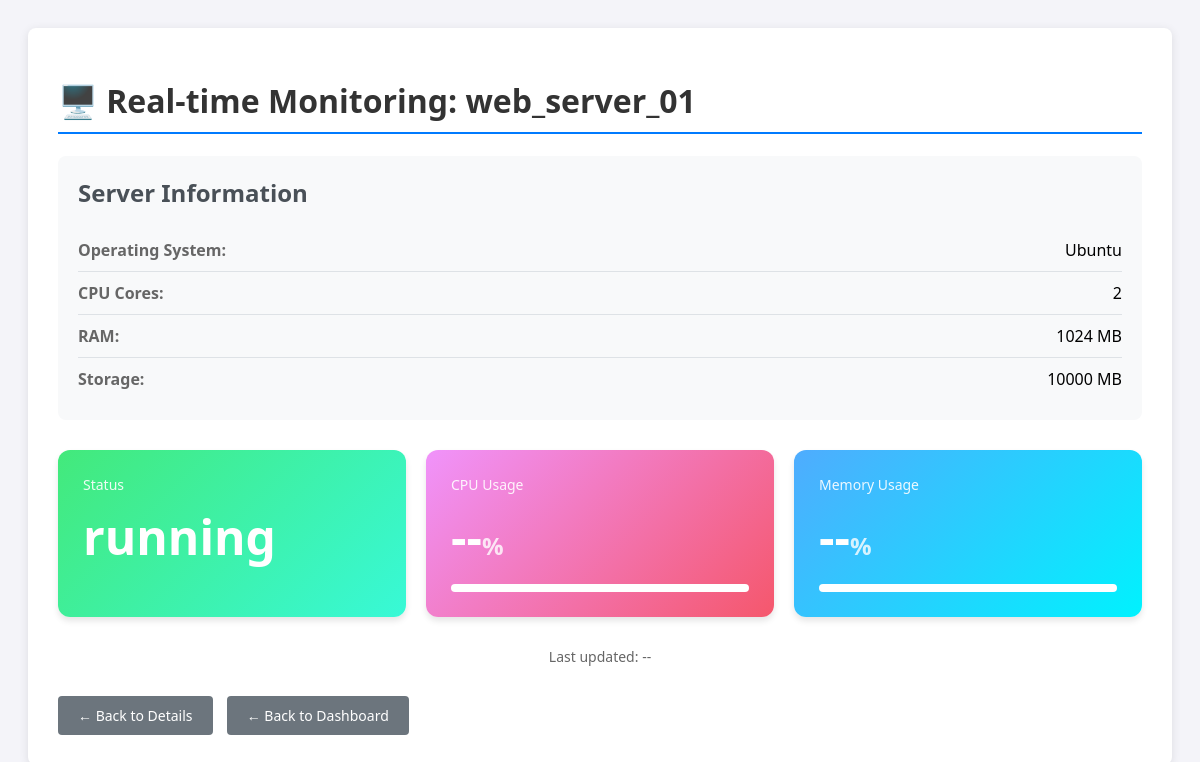
The app's page /vm/monitor/6 with its own data.
### tables this page shows
CREATE TABLE instances (
            id INTEGER PRIMARY KEY AUTOINCREMENT,
            name TEXT NOT NULL UNIQUE,
            os_type TEXT NOT NULL,
            cpu_cores INTEGER DEFAULT 1,
            ram_size INTEGER DEFAULT 1024,
            storage_size INTEGER DEFAULT 10000,
            ip_address TEXT,
            status TEXT DEFAULT 'stopped',
            vm_uuid TEXT,
            created_at TIMESTAMP DEFAULT CURRENT_TIMESTAMP
        );

### app.py (the view)
@app.route('/vm/monitor/<int:id>')
def vm_monitor(id):
    conn = get_db_connection()
    vm = conn.execute('SELECT * FROM instances WHERE id = ?', (id,)).fetchone()
    conn.close()
    if vm is None:
        flash('Server not found!', 'error')
        return redirect(url_for('index'))
    return render_template('monitor.html', vm=vm)

### app.py (called while the page is built)
def get_db_connection():
    conn = sqlite3.connect('database.db')
    conn.row_factory = sqlite3.Row
    return conn

### templates/monitor.html (shortened to what this page needs)
<!DOCTYPE html>
<html lang="en">
<head>
</head>
<body>
    <div class="container">
        <h1>🖥️ Real-time Monitoring: {{ vm.name }}</h1>
        <div class="server-info">
            <h2>Server Information</h2>
            <div class="info-row">
                <span class="info-label">Operating System:</span>
                <span>{{ vm.os_type }}</span>
            </div>
            <div class="info-row">
                <span class="info-label">CPU Cores:</span>
                <span>{{ vm.cpu_cores }}</span>
            </div>
            <div class="info-row">
                <span class="info-label">RAM:</span>
                <span>{{ vm.ram_size }} MB</span>
            </div>
            <div class="info-row">
                <span class="info-label">Storage:</span>
                <span>{{ vm.storage_size }} MB</span>
            </div>
        </div>
        <div class="stats-grid">
            <div class="stat-card status">
                <div class="stat-label">Status</div>
                <div class="stat-value" id="status">{{ vm.status }}</div>
            </div>
            <div class="stat-card cpu">
                <div class="stat-label">CPU Usage</div>
                <div class="stat-value">
                    <span id="cpu">--</span><span class="stat-unit">%</span>
                </div>
                <div class="progress-bar">
                    <div class="progress-fill" id="cpu-progress"></div>
                </div>
            </div>
            <div class="stat-card memory">
                <div class="stat-label">Memory Usage</div>
                <div class="stat-value">
                    <span id="memory">--</span><span class="stat-unit">%</span>
                </div>
                <div class="progress-bar">
                    <div class="progress-fill" id="memory-progress"></div>
                </div>
            </div>
        </div>
        <div class="update-time">
            Last updated: <span id="last-update">--</span>
        </div>
        <div style="margin-top: 30px;">
            <a href="{{ url_for('vm_details', id=vm.id) }}" class="btn btn-secondary">← Back to Details</a>
            <a href="{{ url_for('index') }}" class="btn btn-secondary">← Back to Dashboard</a>
        </div>
    </div>
</body>
</html>

### templates/monitor.html (style rules this page uses)
body { font-family: 'Segoe UI', Tahoma, Geneva, Verdana, sans-serif; background: #f4f4f9; padding: 20px; }
.container { max-width: 1200px; margin: 0 auto; background: white; padding: 30px; border-radius: 8px; box-shadow: 0 2px 10px rgba(0,0,0,0.1); }
h1 { color: #333; border-bottom: 2px solid #007bff; padding-bottom: 10px; }
.stats-grid { display: grid; grid-template-columns: repeat(auto-fit, minmax(300px, 1fr)); gap: 20px; margin: 30px 0; }
.stat-card { background: linear-gradient(135deg, #667eea 0%, #764ba2 100%); padding: 25px; border-radius: 12px; color: white; box-shadow: 0 4px 6px rgba(0,0,0,0.1); }
.stat-card.cpu { background: linear-gradient(135deg, #f093fb 0%, #f5576c 100%); }
.stat-card.memory { background: linear-gradient(135deg, #4facfe 0%, #00f2fe 100%); }
.stat-card.status { background: linear-gradient(135deg, #43e97b 0%, #38f9d7 100%); }
.stat-label { font-size: 14px; opacity: 0.9; margin-bottom: 10px; }
.stat-value { font-size: 48px; font-weight: bold; margin: 10px 0; }
.stat-unit { font-size: 24px; opacity: 0.8; }
.progress-bar { background: rgba(255,255,255,0.3); height: 8px; border-radius: 4px; overflow: hidden; margin-top: 15px; }
.progress-fill { background: white; height: 100%; transition: width 0.5s ease; }
.btn { padding: 10px 20px; border: none; border-radius: 4px; cursor: pointer; font-size: 14px; text-decoration: none; display: inline-block; margin-right: 10px; }
.btn-secondary { background: #6c757d; color: white; }
.update-time { text-align: center; color: #666; font-size: 14px; margin-top: 20px; }
.server-info { background: #f8f9fa; padding: 20px; border-radius: 8px; margin-bottom: 30px; }
.server-info h2 { margin-top: 0; color: #495057; }
.info-row { display: flex; justify-content: space-between; padding: 10px 0; border-bottom: 1px solid #dee2e6; }
.info-row:last-child { border-bottom: none; }
.info-label { font-weight: bold; color: #666; }

### records on screen
instances: name "web_server_01", os_type "Ubuntu", cpu_cores "2", ram_size "1024", storage_size "10000", status "running"
